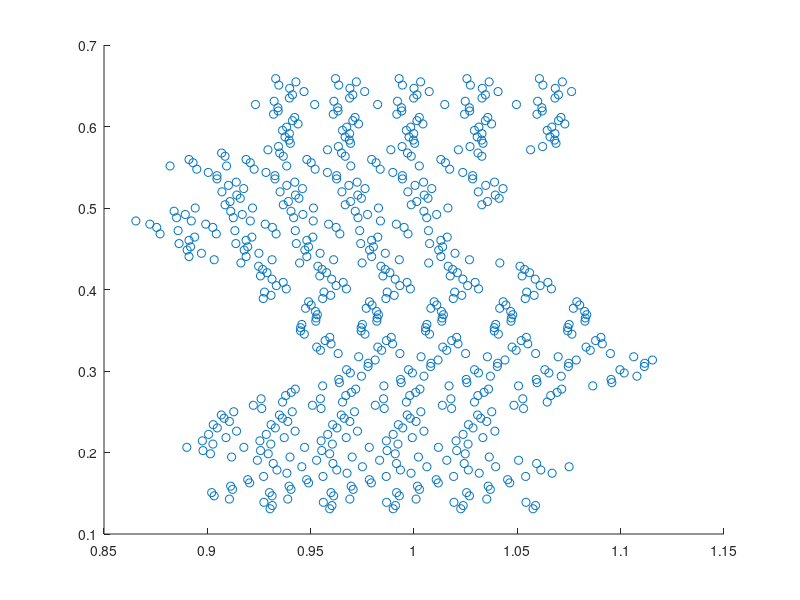

The MATLAB script that drew this image: (Note: this script raises an error after producing the figure.)
% Computational Finance CW2
% Question 1
% train 5 files
% every file train and test
load options.mat
%%
% optionNum=4;% number of strike price
strikePrices=[2925 3025 3125 3225 3325];

L=length(stockPrice);% data length 222
LWin=fix(L/4);% window length 55
LUse=L-LWin;% used length 167

rate_Tr=0.8;

L_All=LUse;
L_Tr=round(rate_Tr*L_All); 
L_Ts=L_All-L_Tr;

LAll=5*L_All; % all data length
LTrain=5*L_Tr; % train data length
LTest=5*L_Ts; % test data length 

interval_All=1:835;
interval_Tr=[1:L_Tr,...
    L_All+1:L_All+L_Tr,...
    2*L_All+1:2*L_All+L_Tr,...
    3*L_All+1:3*L_All+L_Tr,...
    4*L_All+1:4*L_All+L_Tr];
interval_Ts=[L_Tr+1:L_All,...
    L_All+L_Tr+1:2*L_All,...
    2*L_All+L_Tr+1:3*L_All,...
    3*L_All+L_Tr+1:4*L_All,...
    4*L_All+L_Tr+1:5*L_All];

Tt=ones(L,1); % 222
for i=1:L
    Tt(i)=(L-i)/252;
end
Tt2=Tt(56:L,1); % 167

% data: X=[S/X T-t]
X=[stockPrice(56:L)./strikePrices(1) Tt(56:L,1);...
    stockPrice(56:L)./strikePrices(2) Tt(56:L,1);...
    stockPrice(56:L)./strikePrices(3) Tt(56:L,1);...
    stockPrice(56:L)./strikePrices(4) Tt(56:L,1);...
    stockPrice(56:L)./strikePrices(5) Tt(56:L,1)];
XAll=X(interval_All,:); % all data
XTrain=X(interval_Tr,:); % train data
XTest=X(interval_Ts,:); % test data

% normalized call option price from BS formula
CX_BS=[BSOptionCPrices(:,1)./strikePrices(1);...
    BSOptionCPrices(:,2)./strikePrices(2);...
    BSOptionCPrices(:,3)./strikePrices(3);...
    BSOptionCPrices(:,4)./strikePrices(4);...
    BSOptionCPrices(:,5)./strikePrices(5)];
CX_BS_All=CX_BS(interval_All,:); % all tag
CX_BS_Train=CX_BS(interval_Tr,:); % train tag
CX_BS_Test=CX_BS(interval_Ts,:); % test tag

% normalized call option price from observation
CX_ob=[optionCPrice(56:222,1)./strikePrices(1);...
    optionCPrice(56:222,2)./strikePrices(2);...
    optionCPrice(56:222,3)./strikePrices(3);...
    optionCPrice(56:222,4)./strikePrices(4);...
    optionCPrice(56:222,5)./strikePrices(5)];
CX_ob_All=CX_ob(interval_All,:); % all tag
CX_ob_Train=CX_ob(interval_Tr,:); % train tag
CX_ob_Test=CX_ob(interval_Ts,:); % test tag

% data with tag
% Y_BS=[X CX_BS];
% Y_ob=[X CX_ob];
%% GMModel generate 4 means and covariances
GMModel = fitgmdist(XTrain,4,'RegularizationValue',0);

figure(1),clf,
scatter(XTrain(:,1),XTrain(:,2),'r.');
hold on
ezcontour(@(x1,x2)pdf(GMModel,[x1 x2]),get(gca,{'XLim','YLim'}))
title('{\bf Scatter Plot and Fitted Mixture Gaussian Contours}',...
    'FontSize',16)
axis([0.80 1.2 -0.1 0.8]);
xlabel('S/X','FontSize',16,'FontWeight','bold');
ylabel('T-t','FontSize',16,'FontWeight','bold');
set(gca,'FontSize',13)
grid on
grid minor
hold off
%% disign matrix
m1=GMModel.mu(1,:);
m2=GMModel.mu(2,:);
m3=GMModel.mu(3,:);
m4=GMModel.mu(4,:);
C1=GMModel.Sigma(:,:,1);
C2=GMModel.Sigma(:,:,2);
C3=GMModel.Sigma(:,:,3);
C4=GMModel.Sigma(:,:,4);

designMat=ones(LTrain,7);% design matrix
designMat(:,5)=XTrain(:,1);
designMat(:,6)=XTrain(:,2);

for i=1:LTrain
    designMat(i,1)=sqrt((XTrain(i,:)-m1)*C1*(XTrain(i,:)-m1)');
    designMat(i,2)=sqrt((XTrain(i,:)-m2)*C2*(XTrain(i,:)-m2)');
    designMat(i,3)=sqrt((XTrain(i,:)-m3)*C3*(XTrain(i,:)-m3)');
    designMat(i,4)=sqrt((XTrain(i,:)-m4)*C4*(XTrain(i,:)-m4)');    
end
%% train using cvx
cvx_begin quiet
variable w(7)
minimize( norm(designMat*w-CX_BS_Train) )
cvx_end
%% C/X surface
step1=0.01;
step2=-0.01;
xx1=0.82:step1:1.15; % S/X direction
yy1=0.8:step2:0; % T-t direction
length_SX=length(xx1);
length_Tt=length(yy1);

CX=ones(length_Tt,length_SX);
for i=1:length_SX
    for j=1:length_Tt
        CX(j,i)=w(1)*sqrt(([xx1(i),yy1(j)]-m1)*C1*([xx1(i),yy1(j)]-m1)')...
            +w(2)*sqrt(([xx1(i),yy1(j)]-m2)*C2*([xx1(i),yy1(j)]-m2)')...
            +w(3)*sqrt(([xx1(i),yy1(j)]-m3)*C3*([xx1(i),yy1(j)]-m3)')...
            +w(4)*sqrt(([xx1(i),yy1(j)]-m4)*C4*([xx1(i),yy1(j)]-m4)')...
            +[xx1(i),yy1(j)]*[w(5);w(6)]+w(7);
    end
end
%% draw RBF C/X surface and BS C/X scatter
figure(2),clf,
plot3(X(1:167,1),X(1:167,2),CX_BS(1:167),'o',...
    'MarkerSize',6,'MarkerFaceColor','b');
hold on
plot3(X(168:334,1),X(168:334,2),CX_BS(168:334),'o',...
    'MarkerSize',6,'MarkerFaceColor','r');
plot3(X(335:501,1),X(335:501,2),CX_BS(335:501),'o',...
    'MarkerSize',6,'MarkerFaceColor','m');
plot3(X(502:668,1),X(502:668,2),CX_BS(502:668),'o',...
    'MarkerSize',6,'MarkerFaceColor','g');
plot3(X(669:835,1),X(669:835,2),CX_BS(669:835),'o',...
    'MarkerSize',6,'MarkerFaceColor','y');
legend({'2925','3025','3125','3225','3325'},...
    'Location','eastoutside',...
    'Orientation','vertical',...
    'FontSize',13,'FontWeight','bold')
mesh(xx1,yy1,CX);

title('RBF surface and scatter generated by BS formula(5 files)',...
    'FontSize',16)
xlabel('S/X','FontSize',16,'FontWeight','bold')
ylabel('T-t','FontSize',16,'FontWeight','bold')
zlabel('C/X','FontSize',16,'FontWeight','bold')
% axis([0.82 1.15 -inf inf -0.01 0.17]);
set(gca,'FontSize',13)
grid on
grid minor
hold off
%% draw RBF delta surface and BS delta scatter
Delta_BS_C=ones(167,5);
Delta_BS_P=ones(167,5);
delta_RBF_C=ones(167,5);
for j=1:5
    K=strikePrices(j);
    for i=1:LUse  
        S=stockPrice(LWin+i);      
        r=0.06;
        T=(LUse-i+1)/252;

        [Delta_BS_C(i,j),Delta_BS_P(i,j)]=blsdelta(S,K,r,T,hisVols(i));
        
    end
end
delta_RBF=diff(CX,1,2)/step1;


figure(3),clf,
plot3(X(1:167,1),X(1:167,2),Delta_BS_C(:,1),'o',...
    'MarkerSize',6,'MarkerFaceColor','b');
hold on
plot3(X(168:334,1),X(168:334,2),Delta_BS_C(:,2),'o',...
    'MarkerSize',6,'MarkerFaceColor','r');
plot3(X(335:501,1),X(335:501,2),Delta_BS_C(:,3),'o',...
    'MarkerSize',6,'MarkerFaceColor','m');
plot3(X(502:668,1),X(502:668,2),Delta_BS_C(:,4),'o',...
    'MarkerSize',6,'MarkerFaceColor','g');
plot3(X(669:835,1),X(669:835,2),Delta_BS_C(:,5),'o',...
    'MarkerSize',6,'MarkerFaceColor','y');
legend({'2925','3025','3125','3225','3325'},...
    'Location','eastoutside',...
    'Orientation','vertical',...
    'FontSize',13,'FontWeight','bold')
mesh(xx1(1:end-1),yy1,delta_RBF);

title('scatter calculated by function blsdelta',...
    'FontSize',16)
xlabel('S/X','FontSize',16,'FontWeight','bold')
ylabel('T-t','FontSize',16,'FontWeight','bold')
zlabel('delta','FontSize',16,'FontWeight','bold')
set(gca,'FontSize',13)
grid on
grid minor
hold off
%% draw RBF C/X surface (test part)
figure(4),clf,
L_yy1=length(yy1);
L_yy1_Tr=round(L_yy1*rate_Tr);
yy1_Ts=yy1(L_yy1_Tr+1:end);
CX_Ts=CX(L_yy1_Tr+1:end,:);
mesh(xx1,yy1_Ts,CX_Ts);

title('RBF C/X surface','FontSize',16)
xlabel('S/X','FontSize',16,'FontWeight','bold')
ylabel('T-t','FontSize',16,'FontWeight','bold')
zlabel('C/X','FontSize',16,'FontWeight','bold')
set(gca,'FontSize',13)
grid on
grid minor
hold off
%% draw RBF delta surface (test part)
figure(5),clf,
L_yy1=length(yy1);
L_yy1_Tr=round(L_yy1*rate_Tr);
yy1_Ts=yy1(L_yy1_Tr+1:end);
delta_RBF_Ts=delta_RBF(L_yy1_Tr+1:end,:);
mesh(xx1(1:end-1),yy1_Ts,delta_RBF_Ts);

title('RBF Delta surface','FontSize',16)
xlabel('S/X','FontSize',16,'FontWeight','bold')
ylabel('T-t','FontSize',16,'FontWeight','bold')
zlabel('delta','FontSize',16,'FontWeight','bold')
set(gca,'FontSize',13)
grid on
grid minor
hold off
%% draw validation
CXpred=ones(LAll,1);
for i=1:LAll
    CXpred(i)=w(1)*sqrt((XAll(i,:)-m1)*C1*(XAll(i,:)-m1)')...
        +w(2)*sqrt((XAll(i,:)-m2)*C2*(XAll(i,:)-m2)')...
        +w(3)*sqrt((XAll(i,:)-m3)*C3*(XAll(i,:)-m3)')...
        +w(4)*sqrt((XAll(i,:)-m4)*C4*(XAll(i,:)-m4)')...
        +XAll(i,:)*[w(5);w(6)]+w(7);
end

% preMax=max(CXpred);
% preMin=min(CXpred);
% BSMax=max(CX_BS_All);
% BSMin=min(CX_BS_All);
% tMax=max(preMax,BSMax);
% tMin=min(preMin,BSMin);
% 
% figure(6),clf,
% x1=1:835;
% plot(x1,CXpred,'r','LineWidth',1.5);
% xlabel('Date','FontSize',13,'FontWeight','bold')
% ylabel('C/X','FontSize',13,'FontWeight','bold')
% hold on
% plot(x1,CX_BS_All,'b','LineWidth',1.5);
% axis([-inf,inf,-inf,inf]);
% legend({'predicted','real(BS)'},'Location','northwest',...
%     'FontSize',13,'FontWeight','bold');
% plot([LTrain,LTrain],[tMin,tMax],'k','LineWidth',2);
% grid on
% grid minor
% hold off
%% draw validation seperate
MSE=ones(5,1);
MSE2=ones(5,1);
for i=1:5
    preMax=max(CXpred((i-1)*LUse+1:i*LUse));
    preMin=min(CXpred((i-1)*LUse+1:i*LUse));
    BSMax=max(CX_BS_All((i-1)*LUse+1:i*LUse));
    BSMin=min(CX_BS_All((i-1)*LUse+1:i*LUse));
    tMax=max(preMax,BSMax);
    tMin=min(preMin,BSMin);
    
    MSE(i)=norm(CXpred((i-1)*LUse+L_Tr+1:i*LUse)-...
        CX_BS_All((i-1)*LUse+L_Tr+1:i*LUse))/L_Ts;
    MSE2(i)=norm(CXpred((i-1)*LUse+L_Tr+1:i*LUse)*strikePrices(i)-...
        CX_BS_All((i-1)*LUse+L_Tr+1:i*LUse)*strikePrices(i))/L_Ts;
    
    figure(i+20),clf,
    x1=56:LUse+LWin;
    plot(x1,CXpred((i-1)*LUse+1:i*LUse),'r','LineWidth',1.5);
    title(['File ',num2str(i)],'FontSize',16)
    xlabel('Date','FontSize',16,'FontWeight','bold')
    ylabel('C/X','FontSize',16,'FontWeight','bold')
    hold on
    plot(x1,CX_BS_All((i-1)*LUse+1:i*LUse),'b','LineWidth',1.5);
    plot(x1,CX_ob_All((i-1)*LUse+1:i*LUse),'g','LineWidth',1.5);
    legend({'RBF','BS','real(observation)'},'Location','northwest',...
        'FontSize',13,'FontWeight','bold');
    plot([L_Tr+LWin,L_Tr+LWin],[-0.025,0.15],'k','LineWidth',2);
    axis([-inf inf -0.025 0.15]);
    set(gca,'FontSize',13)
    grid on
    grid minor
    hold off
end
%% 
figure(6),clf,
plot_mesh(X(:,1),X(:,2),CX_BS);

%% draw C/X scatter BS
% figure(8),clf,
% plot3(X(1:167,1),X(1:167,2),CX_BS(1:167),'o',...
%     'MarkerSize',6,'MarkerFaceColor','b');
% hold on
% plot3(X(168:334,1),X(168:334,2),CX_BS(168:334),'o',...
%     'MarkerSize',6,'MarkerFaceColor','r');
% plot3(X(335:501,1),X(335:501,2),CX_BS(335:501),'o',...
%     'MarkerSize',6,'MarkerFaceColor','m');
% plot3(X(502:668,1),X(502:668,2),CX_BS(502:668),'o',...
%     'MarkerSize',6,'MarkerFaceColor','g');
% plot3(X(669:835,1),X(669:835,2),CX_BS(669:835),'o',...
%     'MarkerSize',6,'MarkerFaceColor','y');
% legend({'2925','3025','3125','3225','3325'},...
%     'Location','eastoutside',...
%     'Orientation','vertical',...
%     'FontSize',13,'FontWeight','bold')
% 
% title('Data generated by BS formula','FontSize',16)
% xlabel('S/X','FontSize',16,'FontWeight','bold')
% ylabel('T-t','FontSize',16,'FontWeight','bold')
% zlabel('C/X','FontSize',16,'FontWeight','bold')
% set(gca,'FontSize',13)
% grid on
% grid minor
% hold off
%% draw C/X scatter observation
% figure(9),clf,
% plot3(X(1:167,1),X(1:167,2),CX_ob(1:167),'o',...
%     'MarkerSize',6,'MarkerFaceColor','b');
% hold on
% plot3(X(168:334,1),X(168:334,2),CX_ob(168:334),'o',...
%     'MarkerSize',6,'MarkerFaceColor','r');
% plot3(X(335:501,1),X(335:501,2),CX_ob(335:501),'o',...
%     'MarkerSize',6,'MarkerFaceColor','m');
% plot3(X(502:668,1),X(502:668,2),CX_ob(502:668),'o',...
%     'MarkerSize',6,'MarkerFaceColor','g');
% plot3(X(669:835,1),X(669:835,2),CX_ob(669:835),'o',...
%     'MarkerSize',6,'MarkerFaceColor','y');
% legend({'2925','3025','3125','3225','3325'},...
%     'Location','eastoutside',...
%     'Orientation','vertical',...
%     'FontSize',13,'FontWeight','bold')
% 
% title('Observed data','FontSize',16)
% xlabel('S/X','FontSize',13,'FontWeight','bold')
% ylabel('T-t','FontSize',13,'FontWeight','bold')
% zlabel('C/X','FontSize',13,'FontWeight','bold')
% grid on
% grid minor
% hold off
%% draw RBF C/X surface and observed scatter
% figure(7),clf,
% plot3(X(1:167,1),X(1:167,2),CX_ob(1:167),'o',...
%     'MarkerSize',6,'MarkerFaceColor','b');
% hold on
% plot3(X(168:334,1),X(168:334,2),CX_ob(168:334),'o',...
%     'MarkerSize',6,'MarkerFaceColor','r');
% plot3(X(335:501,1),X(335:501,2),CX_ob(335:501),'o',...
%     'MarkerSize',6,'MarkerFaceColor','m');
% plot3(X(502:668,1),X(502:668,2),CX_ob(502:668),'o',...
%     'MarkerSize',6,'MarkerFaceColor','g');
% plot3(X(669:835,1),X(669:835,2),CX_ob(669:835),'o',...
%     'MarkerSize',6,'MarkerFaceColor','y');
% legend({'2925','3025','3125','3225','3325'},...
%     'Location','eastoutside',...
%     'Orientation','vertical',...
%     'FontSize',13,'FontWeight','bold')
% mesh(xx1,yy1,CX);
% 
% title('RBF surface and observed scatter','FontSize',16)
% xlabel('S/X','FontSize',16,'FontWeight','bold')
% ylabel('T-t','FontSize',16,'FontWeight','bold')
% zlabel('C/X','FontSize',16,'FontWeight','bold')
% axis([0.82 1.15 0 0.8 -0.01 0.17]);
% set(gca,'FontSize',13)
% grid on
% grid minor
% hold off
